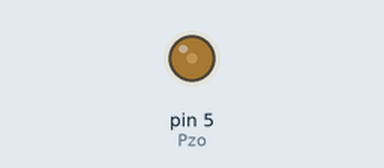
The sketch below on a simulated Arduino Uno, built with avr-gcc and run on an emulated ATmega328P. Shown: output pins drawn as LEDs (lit = HIGH).

Above: at 0.05 s.
At 1.5 s:
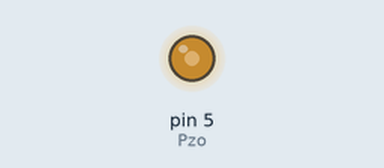
At 3.0 s:
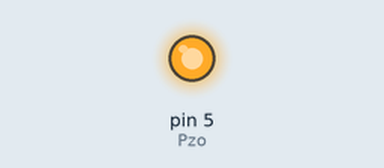
Timing chart, 0 to 6.9 s (numbered marks = the images above):
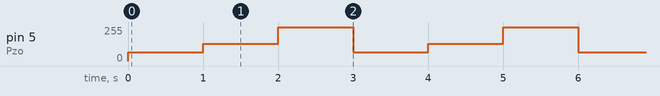

The sketch:

chapter-2.4.5.ino
```cpp
int Pzo = 5;        // Pzo 변수에 피에조 부저를 6번 핀 설정
int dly = 1000;     // dly이라는 변수에 숫자 1000을 저장

void setup() {
  pinMode(Pzo, OUTPUT);
}

void loop() {
  analogWrite(Pzo, 64);   // PWM 25% 적용
  delay(dly);             // 1초 대기
  analogWrite(Pzo, 128);  // PWM 50% 적용
  delay(dly);             // 1초 대기
  analogWrite(Pzo, 255);  // PWM 100% 적용
  delay(dly);             // 1초 대기
}
```

Measured:
- by itself, pin 5 (Pzo): repeats every 3.0 s: 128/255 1.0 s, 255/255 1.0 s, 64/255 1.0 s
